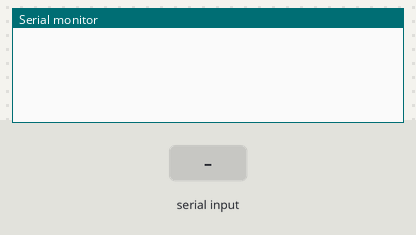
Recording of a sketch running on a simulated Arduino Uno, built with avr-gcc and run on an emulated ATmega328P. On the bench: the last lines printed to the serial monitor. The inputs (shaded band) are chosen by the test bench.

Above: at 1.2 s.
1.3 s: "#" received over Serial
At 1.9 s:
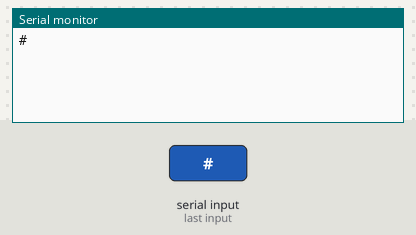
2.8 s: "$" received over Serial
At 4.0 s:
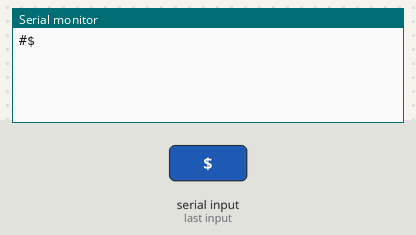
4.3 s: "1" received over Serial
At 5.4 s:
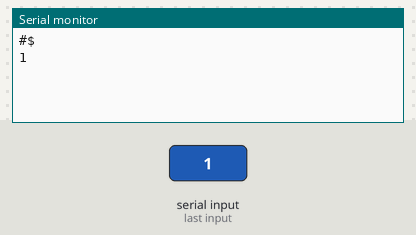

Measured:
- after the input at 1.3 s, the serial monitor: prints a new line at once (image 1)
- after the input at 2.8 s, the serial monitor: prints a new line at once (image 2)
- after the input at 4.3 s, the serial monitor: prints a new line at once (image 3)

The sketch:

SerialListener.ino
```cpp
boolean isRecieving = false;
boolean hasToSend = false;
String incoming = "";
String toSend = "";
int incomingByte = 0;    // for incoming serial data
void setup() {
  Serial.begin(115200);

}

void loop() {
  serialListener();
  if (hasToSend) {
    send(toSend);
  }

}
void send(String msg) {
  Serial.println(msg);
  hasToSend = false;
  toSend = "";
}
void serialListener() {
  if (Serial.available() > 0) {

    // read the incoming byte:
    incomingByte = Serial.read();
    // say what you got:
    char a = (char) incomingByte;
    Serial.print(a);
    if (a == '#') { //message start
      isRecieving = true;
      incoming = "";
    }
    else if (isRecieving) {
      if (a == '$') { //message end
        isRecieving = false;
        hasToSend = true;
        toSend = "";
        toSend += incoming;
      }
      else {
        incoming += a;
      }
    }
  }

}
```
